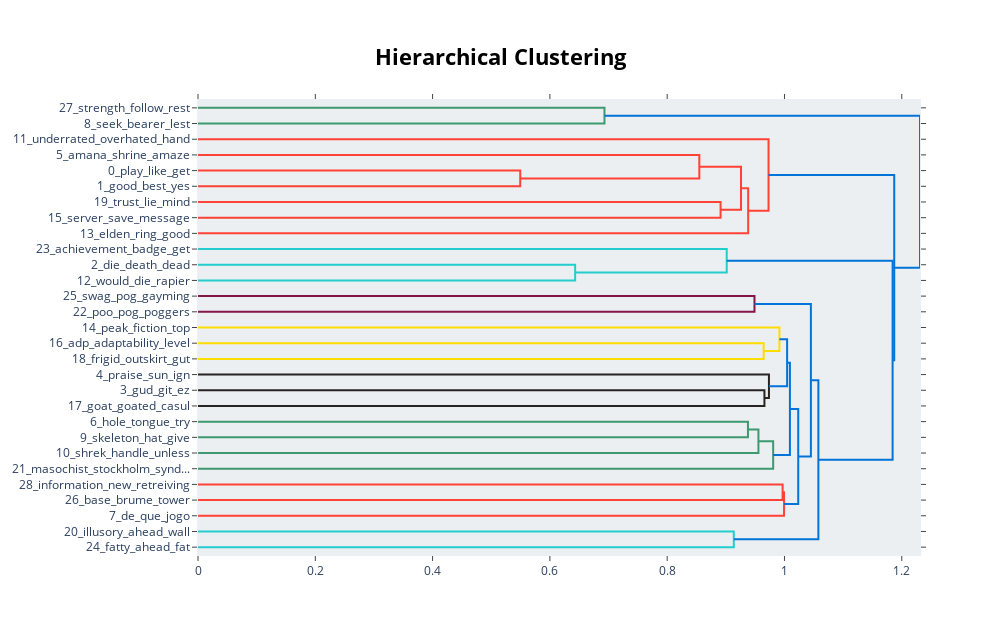

This figure's notebook cell:
### Code cell
pos_topic_model.visualize_hierarchy()

### Figure 1 — Plotly figure (JSON) as saved in the notebook; plotly's stock layout.template omitted (floating-point values rounded to 4 significant figures)
{"data": [{"hoverinfo": "text", "marker": {"color": "rgb(61,153,112)"}, "mode": "lines", "type": "scatter", "x": [0, 0.6931, 0.6931, 0], "xaxis": "x", "y": [-5, -5, -15, -15], "yaxis": "y"}, {"hoverinfo": "text", "marker": {"color": "rgb(255,65,54)"}, "mode": "lines", "type": "scatter", "x": [0, 0.5494, 0.5494, 0], "xaxis": "x", "y": [-45, -45, -55, -55], "yaxis": "y"}, {"hoverinfo": "text", "marker": {"color": "rgb(255,65,54)"}, "mode": "lines", "type": "scatter", "x": [0, 0.8548, 0.8548, 0.5494], "xaxis": "x", "y": [-35, -35, -50, -50], "yaxis": "y"}, {"hoverinfo": "text", "marker": {"color": "rgb(255,65,54)"}, "mode": "lines", "type": "scatter", "x": [0, 0.891, 0.891, 0], "xaxis": "x", "y": [-65, -65, -75, -75], "yaxis": "y"}, {"hoverinfo": "text", "marker": {"color": "rgb(255,65,54)"}, "mode": "lines", "type": "scatter", "x": [0.8548, 0.9259, 0.9259, 0.891], "xaxis": "x", "y": [-42.5, -42.5, -70, -70], "yaxis": "y"}, {"hoverinfo": "text", "marker": {"color": "rgb(255,65,54)"}, "mode": "lines", "type": "scatter", "x": [0.9259, 0.9381, 0.9381, 0], "xaxis": "x", "y": [-56.25, -56.25, -85, -85], "yaxis": "y"}, {"hoverinfo": "text", "marker": {"color": "rgb(255,65,54)"}, "mode": "lines", "type": "scatter", "x": [0, 0.9728, 0.9728, 0.9381], "xaxis": "x", "y": [-25, -25, -70.62, -70.62], "yaxis": "y"}, {"hoverinfo": "text", "marker": {"color": "rgb(35,205,205)"}, "mode": "lines", "type": "scatter", "x": [0, 0.6431, 0.6431, 0], "xaxis": "x", "y": [-105, -105, -115, -115], "yaxis": "y"}, {"hoverinfo": "text", "marker": {"color": "rgb(35,205,205)"}, "mode": "lines", "type": "scatter", "x": [0, 0.9015, 0.9015, 0.6431], "xaxis": "x", "y": [-95, -95, -110, -110], "yaxis": "y"}, {"hoverinfo": "text", "marker": {"color": "rgb(133,20,75)"}, "mode": "lines", "type": "scatter", "x": [0, 0.9489, 0.9489, 0], "xaxis": "x", "y": [-125, -125, -135, -135], "yaxis": "y"}, {"hoverinfo": "text", "marker": {"color": "rgb(255,220,0)"}, "mode": "lines", "type": "scatter", "x": [0, 0.9645, 0.9645, 0], "xaxis": "x", "y": [-155, -155, -165, -165], "yaxis": "y"}, {"hoverinfo": "text", "marker": {"color": "rgb(255,220,0)"}, "mode": "lines", "type": "scatter", "x": [0, 0.9914, 0.9914, 0.9645], "xaxis": "x", "y": [-145, -145, -160, -160], "yaxis": "y"}, {"hoverinfo": "text", "marker": {"color": "rgb(40,35,35)"}, "mode": "lines", "type": "scatter", "x": [0, 0.9658, 0.9658, 0], "xaxis": "x", "y": [-185, -185, -195, -195], "yaxis": "y"}, {"hoverinfo": "text", "marker": {"color": "rgb(40,35,35)"}, "mode": "lines", "type": "scatter", "x": [0, 0.9735, 0.9735, 0.9658], "xaxis": "x", "y": [-175, -175, -190, -190], "yaxis": "y"}, {"hoverinfo": "text", "marker": {"color": "rgb(0,116,217)"}, "mode": "lines", "type": "scatter", "x": [0.9914, 1.005, 1.005, 0.9735], "xaxis": "x", "y": [-152.5, -152.5, -182.5, -182.5], "yaxis": "y"}, {"hoverinfo": "text", "marker": {"color": "rgb(61,153,112)"}, "mode": "lines", "type": "scatter", "x": [0, 0.9377, 0.9377, 0], "xaxis": "x", "y": [-205, -205, -215, -215], "yaxis": "y"}, {"hoverinfo": "text", "marker": {"color": "rgb(61,153,112)"}, "mode": "lines", "type": "scatter", "x": [0.9377, 0.9556, 0.9556, 0], "xaxis": "x", "y": [-210, -210, -225, -225], "yaxis": "y"}, {"hoverinfo": "text", "marker": {"color": "rgb(61,153,112)"}, "mode": "lines", "type": "scatter", "x": [0.9556, 0.9807, 0.9807, 0], "xaxis": "x", "y": [-217.5, -217.5, -235, -235], "yaxis": "y"}, {"hoverinfo": "text", "marker": {"color": "rgb(0,116,217)"}, "mode": "lines", "type": "scatter", "x": [1.005, 1.009, 1.009, 0.9807], "xaxis": "x", "y": [-167.5, -167.5, -226.2, -226.2], "yaxis": "y"}, {"hoverinfo": "text", "marker": {"color": "rgb(255,65,54)"}, "mode": "lines", "type": "scatter", "x": [0, 0.9968, 0.9968, 0], "xaxis": "x", "y": [-245, -245, -255, -255], "yaxis": "y"}, {"hoverinfo": "text", "marker": {"color": "rgb(255,65,54)"}, "mode": "lines", "type": "scatter", "x": [0.9968, 0.9992, 0.9992, 0], "xaxis": "x", "y": [-250, -250, -265, -265], "yaxis": "y"}, {"hoverinfo": "text", "marker": {"color": "rgb(0,116,217)"}, "mode": "lines", "type": "scatter", "x": [1.009, 1.023, 1.023, 0.9992], "xaxis": "x", "y": [-196.9, -196.9, -257.5, -257.5], "yaxis": "y"}, {"hoverinfo": "text", "marker": {"color": "rgb(0,116,217)"}, "mode": "lines", "type": "scatter", "x": [0.9489, 1.045, 1.045, 1.023], "xaxis": "x", "y": [-130, -130, -227.2, -227.2], "yaxis": "y"}, {"hoverinfo": "text", "marker": {"color": "rgb(35,205,205)"}, "mode": "lines", "type": "scatter", "x": [0, 0.9136, 0.9136, 0], "xaxis": "x", "y": [-275, -275, -285, -285], "yaxis": "y"}, {"hoverinfo": "text", "marker": {"color": "rgb(0,116,217)"}, "mode": "lines", "type": "scatter", "x": [1.045, 1.058, 1.058, 0.9136], "xaxis": "x", "y": [-178.6, -178.6, -280, -280], "yaxis": "y"}, {"hoverinfo": "text", "marker": {"color": "rgb(0,116,217)"}, "mode": "lines", "type": "scatter", "x": [0.9015, 1.184, 1.184, 1.058], "xaxis": "x", "y": [-102.5, -102.5, -229.3, -229.3], "yaxis": "y"}, {"hoverinfo": "text", "marker": {"color": "rgb(0,116,217)"}, "mode": "lines", "type": "scatter", "x": [0.9728, 1.187, 1.187, 1.184], "xaxis": "x", "y": [-47.81, -47.81, -165.9, -165.9], "yaxis": "y"}, {"hoverinfo": "text", "marker": {"color": "rgb(0,116,217)"}, "mode": "lines", "type": "scatter", "x": [0.6931, 1.231, 1.231, 1.187], "xaxis": "x", "y": [-10, -10, -106.9, -106.9], "yaxis": "y"}], "layout": {"autosize": false, "height": 635, "hoverlabel": {"bgcolor": "white", "font": {"family": "Rockwell", "size": 16}}, "hovermode": "closest", "plot_bgcolor": "#ECEFF1", "showlegend": false, "title": {"font": {"color": "Black", "size": 22}, "text": "<b>Hierarchical Clustering</b>", "x": 0.5, "xanchor": "center", "yanchor": "top"}, "width": 1000, "xaxis": {"mirror": "allticks", "rangemode": "tozero", "showgrid": false, "showline": true, "showticklabels": true, "ticks": "outside", "type": "linear", "zeroline": false}, "yaxis": {"mirror": "allticks", "range": [-290, 0], "rangemode": "tozero", "showgrid": false, "showline": true, "showticklabels": true, "tickmode": "array", "ticks": "outside", "ticktext": ["27_strength_follow_rest", "8_seek_bearer_lest", "11_underrated_overhated_hand", "5_amana_shrine_amaze", "0_play_like_get", "1_good_best_yes", "19_trust_lie_mind", "15_server_save_message", "13_elden_ring_good", "23_achievement_badge_get", "2_die_death_dead", "12_would_die_rapier", "25_swag_pog_gayming", "22_poo_pog_poggers", "14_peak_fiction_top", "16_adp_adaptability_level", "18_frigid_outskirt_gut", "4_praise_sun_ign", "3_gud_git_ez", "17_goat_goated_casul", "6_hole_tongue_try", "9_skeleton_hat_give", "10_shrek_handle_unless", "21_masochist_stockholm_synd...", "28_information_new_retreiving", "26_base_brume_tower", "7_de_que_jogo", "20_illusory_ahead_wall", "24_fatty_ahead_fat"], "tickvals": [-5, -15, -25, -35, -45, -55, -65, -75, -85, -95, -105, -115, -125, -135, -145, -155, -165, -175, -185, -195, -205, -215, -225, -235, -245, -255, -265, -275, -285], "type": "linear", "zeroline": false}}}
